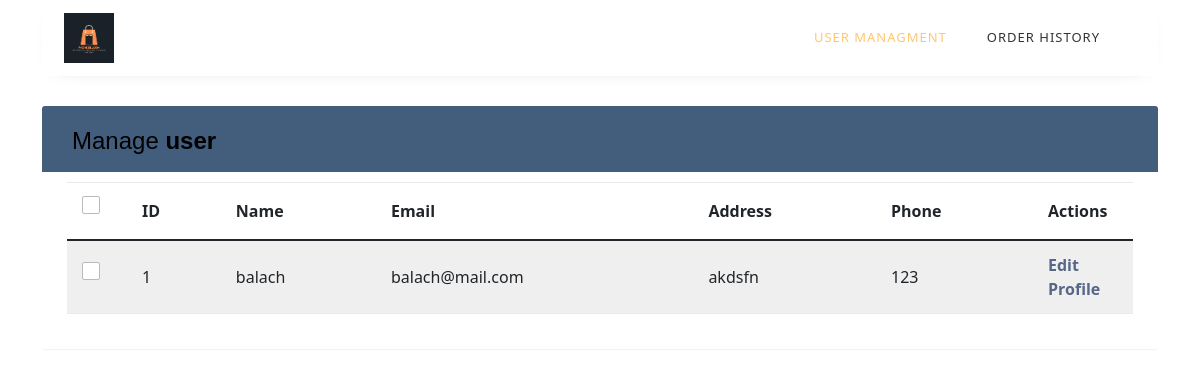
The app's page /profile.php (signed in) with its own data.
### tables this page shows
CREATE TABLE `users` (
  `id` int(11) NOT NULL,
  `full_name` varchar(255) NOT NULL,
  `email` varchar(255) NOT NULL,
  `phone` int(11) NOT NULL,
  `password` varchar(255) NOT NULL,
  `role` varchar(10) NOT NULL,
  `address` varchar(255) NOT NULL
);

### profile.php (the view, shortened to what this page needs)
<?php
include 'config.php';
$id = $_SESSION["user_id"];
?>
<!doctype html>
<html lang="en">
  <head>
	<link rel="stylesheet" href="https://stackpath.bootstrapcdn.com/font-awesome/4.7.0/css/font-awesome.min.css">
	<link rel="stylesheet" href="css/style.css">
	</head>
	<body>
	<section class="section">
		<div class="container">
			<nav class="navbar navbar-expand-lg ftco_navbar ftco-navbar-light" id="ftco-navbar">
				<div class="container">
					<a class="navbar-brand" href="index.php"><img class="img" src="phonesell.com_logo.png" alt=""></a>
					<div class="collapse navbar-collapse" id="ftco-nav">
						<ul class="navbar-nav ml-auto mr-md-3">
							<li class="nav-item active"><a href="profile.php" class="nav-link">user managment</a></li>
							<li class="nav-item"><a href="user_orders.php" class="nav-link">order history</a></li>
	</section>
	</body>
</html>
<?php
$query = "SELECT * FROM users where id='$id' ";
$result = $conn->query($query);
if($result->num_rows > 0){
    foreach($result as $row){
        $full_name = $row['full_name'];
        $email = $row['email'];
        $phone = $row['phone'];
		$address = $row['address'];
?>
<div class="container">
  <div class="table-wrapper">
    <div class="table-title">
      <div class="row">
        <div class="col-sm-6">
          <h2>Manage <b>user</b></h2>
        </div>
        <link href="https://cdn.jsdelivr.net/npm/bootstrap@5.0.2/dist/css/bootstrap.min.css" rel="stylesheet">
      </div>
    </div>
    <table class="table table-striped table-hover">
      <thead>
        <tr>
          <th>
            <span class="custom-checkbox">
								<label for="selectAll"></label>
							</span>
          </th>
          <th>ID</th>
          <th>Name</th>
          <th>Email</th>
          <th>Address</th>
          <th>Phone</th>
          <th>Actions</th>
        </tr>
      </thead>
      <tbody>
        <tr>
          <td>
            <span class="custom-checkbox">
								<label for="checkbox1"></label>
							</span>
          </td>
          <td><?php echo $id ?></td>
          <td><?php echo $full_name ?></td>
          <td><?php echo $email ?></td>
          <td><?php echo $address ?></td>
          <td>
		  <?php echo $phone ?>
          </td>
		  <td>
			<a href="profileedit.php?id=<?php echo $row['id']; ?>">Edit Profile</a>
		  </td>
        </tr>
<?php }}?>

### profile.php (style rules this page uses)
.img { height: 50px; }
body { color: #566787; background: #f5f5f5; font-family: 'Varela Round', sans-serif; font-size: 13px; }
.table-wrapper { background: #fff; padding: 20px 25px; margin: 30px 0; border-radius: 3px; box-shadow: 0 1px 1px rgba(0,0,0,.05); }
.table-title { padding-bottom: 15px; background: #435d7d; color: #fff; padding: 16px 30px; margin: -20px -25px 10px; border-radius: 3px 3px 0 0; }
.table-title h2 { margin: 5px 0 0; font-size: 24px; }
table.table tr th, table.table tr td { border-color: #e9e9e9; padding: 12px 15px; vertical-align: middle; }
table.table tr th:first-child { width: 60px; }
table.table tr th:last-child { width: 100px; }
table.table-striped tbody tr:nth-of-type(odd) { background-color: #fcfcfc; }
table.table td a { font-weight: bold; color: #566787; display: inline-block; text-decoration: none; outline: none !important; }
.custom-checkbox { position: relative; }
.custom-checkbox label:before { width: 18px; height: 18px; }
.custom-checkbox label:before { content: ''; margin-right: 10px; display: inline-block; vertical-align: text-top; background: white; border: 1px solid #bbb; border-radius: 2px; box-sizing: border-box; z-index: 2; }

### records on screen
users: full_name "balach", email "balach@mail.com", address "akdsfn", phone "123"
